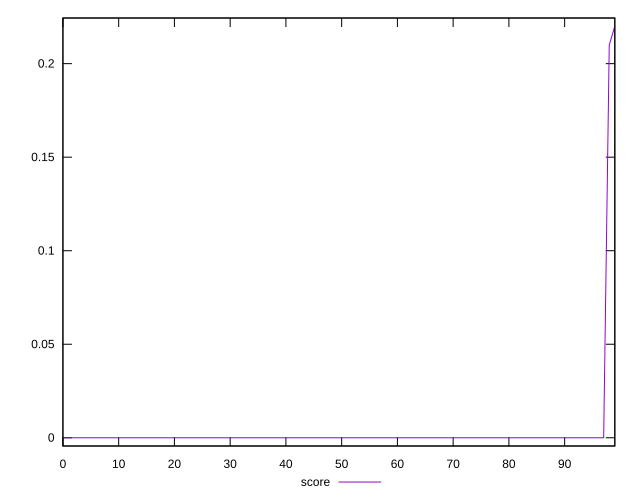

The gnuplot source for this figure:
reset

$score <<EOF
0 0
1 0
2 0
3 0
4 0
5 0
6 0
7 0
8 0
9 0
10 0
11 0
12 0
13 0
14 0
15 0
16 0
17 0
18 0
19 0
20 0
21 0
22 0
23 0
24 0
25 0
26 0
27 0
28 0
29 0
30 0
31 0
32 0
33 0
34 0
35 0
36 0
37 0
38 0
39 0
40 0
41 0
42 0
43 0
44 0
45 0
46 0
47 0
48 0
49 0
50 0
51 0
52 0
53 0
54 0
55 0
56 0
57 0
58 0
59 0
60 0
61 0
62 0
63 0
64 0
65 0
66 0
67 0
68 0
69 0
70 0
71 0
72 0
73 0
74 0
75 0
76 0
77 0
78 0
79 0
80 0
81 0
82 0
83 0
84 0
85 0
86 0
87 0
88 0
89 0
90 0
91 0
92 0
93 0
94 0
95 0
96 0
97 0
98 0.21
99 0.22
EOF

set key outside below
set xrange [0:99]
set yrange [-0.0044:0.2244]
set trange [-0.0044:0.2244]
set terminal svg size 640, 500 enhanced background rgb 'white'
set output "reprap/unused-javascript/samples/pages+cached+noexternal+nomedia+nocss/score/sorted.svg"

plot $score title "score" with line

reset
